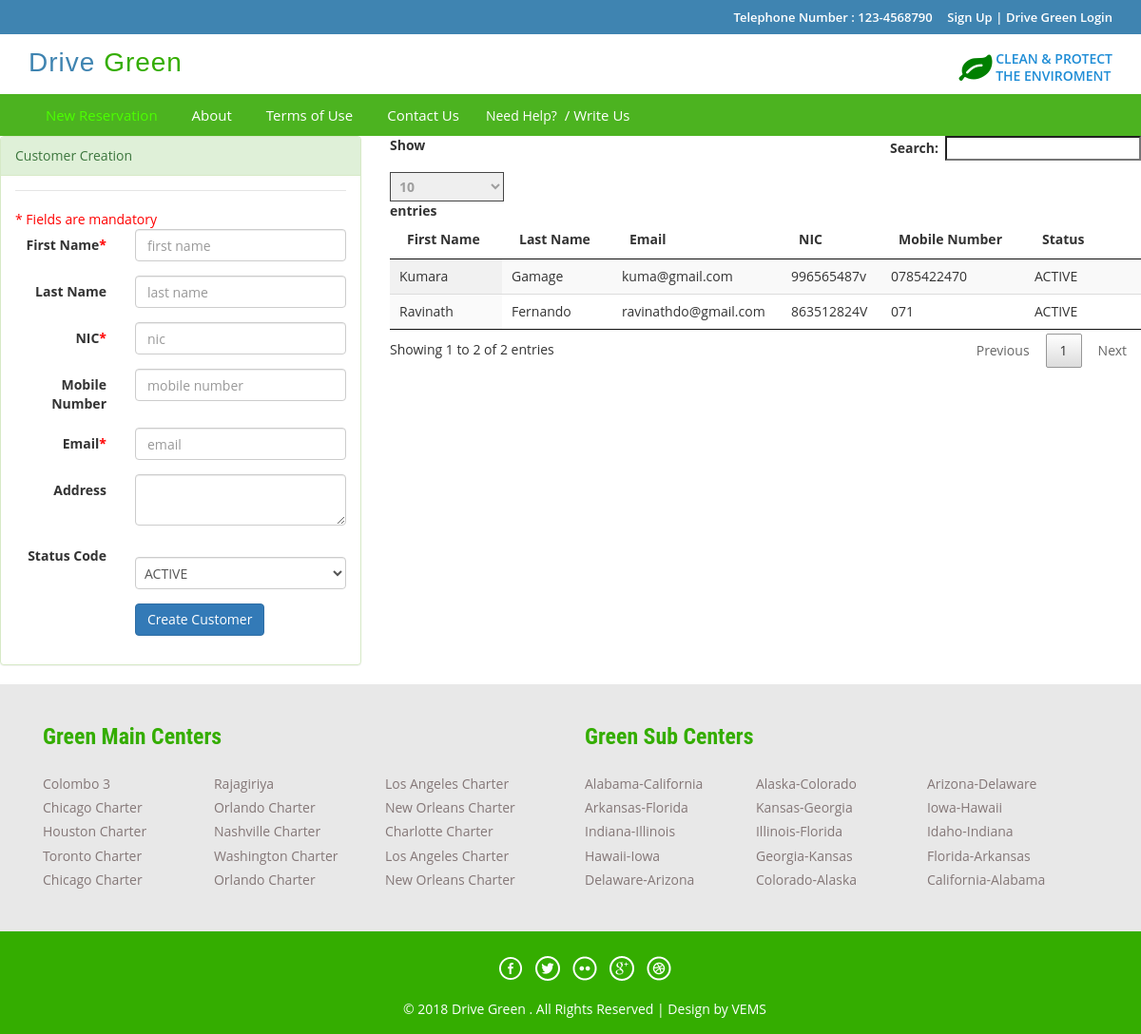
The app's page /index.php/customer_controller/loadCustomerReg with its own data.
### tables this page shows
CREATE TABLE `dg_customer` (
  `id` int(5) NOT NULL AUTO_INCREMENT,
  `first_name` varchar(50) DEFAULT NULL,
  `last_name` varchar(50) DEFAULT NULL,
  `nic` varchar(12) DEFAULT NULL,
  `pword` text,
  `mobile_number` varchar(10) DEFAULT NULL,
  `address` varchar(50) DEFAULT NULL,
  `email` varchar(50) DEFAULT NULL,
  `status_code` varchar(10) DEFAULT 'ACTIVE',
  `role_code` varchar(10) DEFAULT 'CUSTOMER',
  `created_datetime` timestamp NULL DEFAULT CURRENT_TIMESTAMP,
  `created_user` int(5) DEFAULT '0',
  PRIMARY KEY (`id`)
);

### application/controllers/Customer_Controller.php (called while the page is built, shortened)
<?php
class Customer_Controller extends CI_Controller {
    public function loadCustomerReg() {
        $this->load->model(array('Customer'));
        $customer = new Customer();
        $data['customerList'] = $customer->get();
        $data['msg'] = null;
        $this->load->view('admin/admin_customer_create', $data);
    }
}

### index.php (called while the page is built, shortened)
<?php
require_once BASEPATH.'core/CodeIgniter.php';

### application/core/my_model.php (called while the page is built, shortened)
<?php
class MY_Model extends CI_Model{
    public function get($limit=0,$offset = 0) {
        if($limit){
            $query = $this->db->get($this::DB_TABLE,$limit,$offset);
        }else{
            $query = $this->db->get($this::DB_TABLE);
        }
        $ret_val = array();
        foreach ($query->result() as $row) {
            $model = new $class;
            $model->populate($row);
            $ret_val[$row->{$this::DB_TABLE_PK}] = $model;
        }
        return $ret_val;
    }
}

### application/views/admin/admin_customer_create.php (the view, shortened to what this page needs)
<!DOCTYPE HTML>
<html>
    <head>
    </head>
    <body>
        <div class="top-header">
        </div>
        <div class="header">
        </div>
        <div class="footer-btm wow fadeInLeft animated" data-wow-delay=".5s">
            <div class="container">
                <div class="navigation">
                    <nav class="navbar navbar-default">
                        <div class="collapse navbar-collapse nav-wil" id="bs-example-navbar-collapse-1">
                            <nav class="cl-effect-1">
                            </nav>
                        </div>
                    </nav>
                </div>
            </div>
        </div>
        <div class="row">
            <div class="col-md-4">
                <div class="panel panel-success">
                    <div class="panel-heading ">Customer Creation</div>
                    <div class="panel-body">
                          <form class="form-horizontal" action="<?php echo site_url('Customer_Controller/add') ?>" method="post">
                    <fieldset>
                                                <span class="mando-msg">* Fields are mandatory</span>
                        <legend></legend>
                        <div class="form-group">
                            <label class="col-md-4 control-label" for="first_name">First Name<span class="mando-msg">*</span></label>
                            <div class="col-md-8">
                                <input id="first_name" required="" name="first_name" type="text" placeholder="first name" class="form-control input-md"  pattern="^[a-zA-Z\s]{1,50}$" title="Invalid input,letters only,max length 50" >
                            </div>
                        </div>
                        <div class="form-group">
                            <label class="col-md-4 control-label" for="last_name">Last Name</label>
                            <div class="col-md-8">
                                <input id="last_name" name="last_name" type="search" placeholder="last name" class="form-control input-md">
                            </div>
                        </div>
                        <div class="form-group">
                            <label class="col-md-4 control-label" for="nic">NIC<span class="mando-msg">*</span></label>
                            <div class="col-md-8">
                                <input id="nic" required="" name="nic" type="text" placeholder="nic" class="form-control input-md" pattern="(?:((^\d{9})(v$))|((^\d{9})(x$))|(^\d{12}$))" title="9 digit with 'x' or 'v', 12 digit modern NIC" >
                            </div>
                        </div>
                        <div class="form-group">
                            <label class="col-md-4 control-label" for="mobile_number">Mobile Number</label>
                            <div class="col-md-8">
                                <input id="mobile_number" name="mobile_number" type="text" placeholder="mobile number" class="form-control input-md"  pattern="^[0-9]{0,10}$"  title="Invalid input">
                            </div>
                        </div>
                        <div class="form-group">
                            <label class="col-md-4 control-label" for="email">Email<span class="mando-msg">*</span></label>
                            <div class="col-md-8">
                                <input id="email" name="email" required="" type="text" placeholder="email" class="form-control input-md">
                            </div>
                        </div>
                        <div class="form-group">
                            <label class="col-md-4 control-label" for="address">Address</label>
                            <div class="col-md-8">
                                <textarea class="form-control" id="address" name="address"></textarea>
                            </div>
                        </div>
                        <div class="form-group">
                            <label class="col-md-4 control-label" for="status_code">Status Code</label>
                            <div class="col-md-8">
                                <select id="status_code" name="status_code" class="form-control">
                                    <option value="ACTIVE">ACTIVE</option>
                                </select>
                            </div>
                        </div>
                        <div class="form-group">
                            <label class="col-md-4 control-label" for="singlebutton"></label>
                            <div class="col-md-8">
                                <button id="singlebutton" name="singlebutton" class="btn btn-primary">Create Customer</button>
                            </div>
                        </div>
                    </fieldset>
                </form>
                    </div>
                </div>
            </div>
            <div class="col-md-8">
                <table id="example" class="display" cellspacing="0" width="100%">
                    <thead>
                        <tr>
                            <th>First Name</th>
                            <th>Last Name</th>
                            <th>Email</th>
                            <th>NIC</th>
                            <th>Mobile Number</th>
                            <th>Status</th>
                            <th></th>
                        </tr>
                    </thead>
                    <tbody>
                        <?php foreach ($customerList as $value) {
                            ?>
                            <tr>
                                <td><?php echo $value->first_name ?></td>
                                <td><?php echo $value->last_name ?></td>
                                <td><?php echo $value->email ?></td>
                                <td><?php echo $value->nic ?></td>
                                <td><?php echo $value->mobile_number ?></td>
                                <td><?php echo $value->status_code ?> </td>
                                <td></td>
                            </tr>
                            <?php
                        }
                        ?>
                    </tbody>
                </table>
                <link href="css/jquery.dataTables.min.css" rel="stylesheet" type="text/css"/>
            </div>
        </div>
        <div class="footer-top">
            <div class="container">
            </div>
        </div>
        <div class="copy-right">
            <div class="container">
            </div>
        </div>
    </body>
</html>

### records on screen
dg_customer: first_name "Ravinath", last_name "Fernando", email "ravinathdo@gmail.com", nic "863512824V", mobile_number "071", status_code "ACTIVE"
dg_customer: first_name "Kumara", last_name "Gamage", email "kuma@gmail.com", nic "996565487v", mobile_number "0785422470", status_code "ACTIVE"
